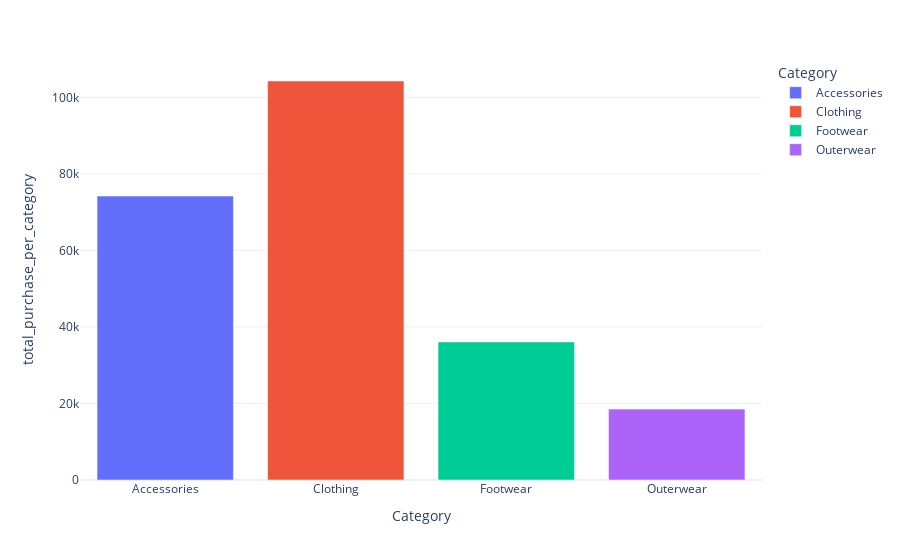

Notebook source saved alongside this figure:
### Code cell
fig = px.bar(purchase_info_per_category, x='Category', y='total_purchase_per_category', color='Category',template='plotly_white', hover_data=['Category', 'average_purchase_per_category' ])
fig.show()

### Figure 1 — Plotly figure (JSON) as saved in the notebook; plotly's stock layout.template omitted (floating-point values rounded to 4 significant figures)
{"data": [{"customdata": [[59.84]], "hovertemplate": "Category=%{x}<br>total_purchase_per_category=%{y}<br>average_purchase_per_category=%{customdata[0]}<extra></extra>", "legendgroup": "Accessories", "marker": {"color": "#636efa", "pattern": {"shape": ""}}, "name": "Accessories", "orientation": "v", "showlegend": true, "textposition": "auto", "type": "bar", "x": ["Accessories"], "xaxis": "x", "y": [74200], "yaxis": "y"}, {"customdata": [[60.03]], "hovertemplate": "Category=%{x}<br>total_purchase_per_category=%{y}<br>average_purchase_per_category=%{customdata[0]}<extra></extra>", "legendgroup": "Clothing", "marker": {"color": "#EF553B", "pattern": {"shape": ""}}, "name": "Clothing", "orientation": "v", "showlegend": true, "textposition": "auto", "type": "bar", "x": ["Clothing"], "xaxis": "x", "y": [104264], "yaxis": "y"}, {"customdata": [[60.26]], "hovertemplate": "Category=%{x}<br>total_purchase_per_category=%{y}<br>average_purchase_per_category=%{customdata[0]}<extra></extra>", "legendgroup": "Footwear", "marker": {"color": "#00cc96", "pattern": {"shape": ""}}, "name": "Footwear", "orientation": "v", "showlegend": true, "textposition": "auto", "type": "bar", "x": ["Footwear"], "xaxis": "x", "y": [36093], "yaxis": "y"}, {"customdata": [[57.17]], "hovertemplate": "Category=%{x}<br>total_purchase_per_category=%{y}<br>average_purchase_per_category=%{customdata[0]}<extra></extra>", "legendgroup": "Outerwear", "marker": {"color": "#ab63fa", "pattern": {"shape": ""}}, "name": "Outerwear", "orientation": "v", "showlegend": true, "textposition": "auto", "type": "bar", "x": ["Outerwear"], "xaxis": "x", "y": [18524], "yaxis": "y"}], "layout": {"barmode": "relative", "legend": {"title": {"text": "Category"}, "tracegroupgap": 0}, "margin": {"t": 60}, "xaxis": {"anchor": "y", "categoryarray": ["Accessories", "Clothing", "Footwear", "Outerwear"], "categoryorder": "array", "domain": [0, 1], "title": {"text": "Category"}}, "yaxis": {"anchor": "x", "domain": [0, 1], "title": {"text": "total_purchase_per_category"}}}}
